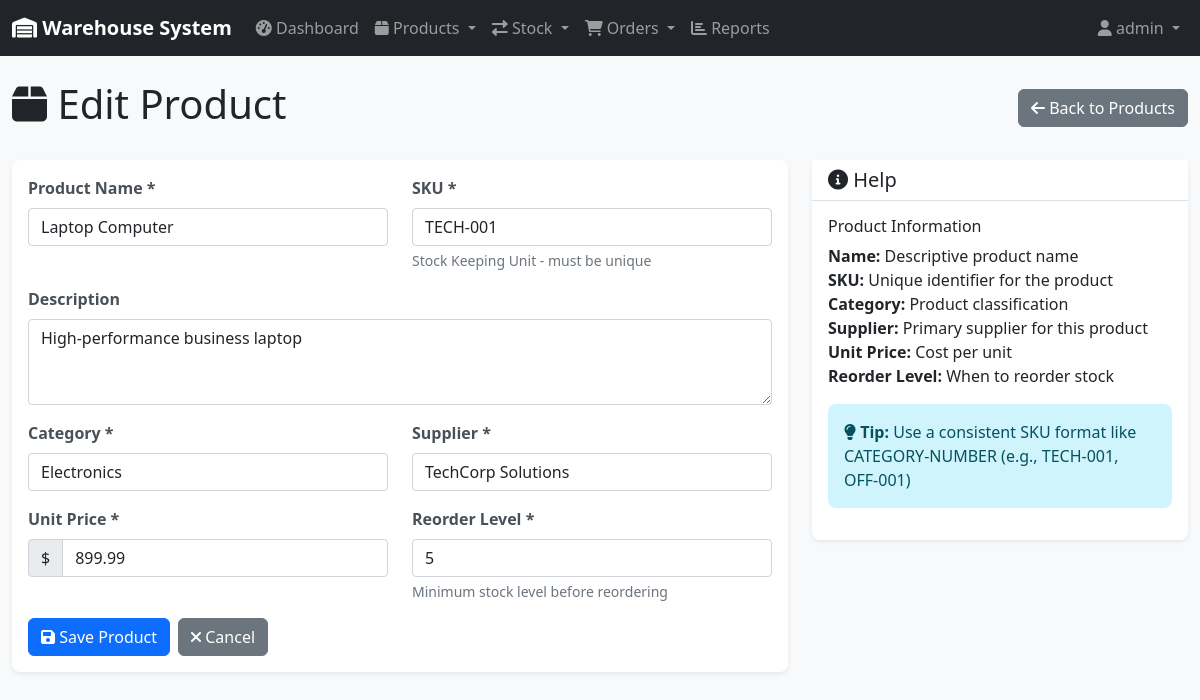
Screenshot of /products/1/edit/ (signed in) with the database file from the repository.
### inventory/models.py (models this page shows, shortened)
class Product(models.Model):
    name = models.CharField(max_length=200)
    sku = models.CharField(max_length=50, unique=True, help_text="Stock Keeping Unit")
    description = models.TextField(blank=True)
    category = models.ForeignKey(Category, on_delete=models.CASCADE, related_name='products')
    supplier = models.ForeignKey(Supplier, on_delete=models.CASCADE, related_name='products')
    unit_price = models.DecimalField(max_digits=10, decimal_places=2, validators=[MinValueValidator(Decimal('0.01'))])
    reorder_level = models.PositiveIntegerField(default=10, help_text="Minimum stock level before reordering")
    created_at = models.DateTimeField(auto_now_add=True)
    updated_at = models.DateTimeField(auto_now=True)
    class Meta:
        ordering = ['name']

### inventory/views.py (the view)
# urls.py: path('products/<int:pk>/edit/', views.product_edit, name='product_edit'),
@login_required
def product_edit(request, pk):
    product = get_object_or_404(Product, pk=pk)
    if request.method == 'POST':
        form = ProductForm(request.POST, instance=product)
        if form.is_valid():
            form.save()
            messages.success(request, 'Product updated successfully!')
            return redirect('product_detail', pk=product.pk)
    else:
        form = ProductForm(instance=product)
    return render(request, 'inventory/product_form.html', {'form': form, 'title': 'Edit Product'})

### inventory/forms.py
class ProductForm(forms.ModelForm):
    class Meta:
        model = Product
        fields = ['name', 'sku', 'description', 'category', 'supplier', 'unit_price', 'reorder_level']
        widgets = {
            'name': forms.TextInput(attrs={'class': 'form-control'}),
            'sku': forms.TextInput(attrs={'class': 'form-control'}),
            'description': forms.Textarea(attrs={'class': 'form-control', 'rows': 3}),
            'category': forms.Select(attrs={'class': 'form-control'}),
            'supplier': forms.Select(attrs={'class': 'form-control'}),
            'unit_price': forms.NumberInput(attrs={'class': 'form-control', 'step': '0.01'}),
            'reorder_level': forms.NumberInput(attrs={'class': 'form-control'}),
        }

### inventory/models.py (called while the page is built)
    def __str__(self):
        return self.name

    def __str__(self):
        return self.name

### templates/inventory/product_form.html (shortened to what this page needs)
{% extends 'base.html' %}
{% block content %}
<div class="row">
    <div class="col-12">
        <div class="d-flex justify-content-between align-items-center mb-4">
            <h1><i class="fas fa-box"></i> {{ title }}</h1>
            <a href="{% url 'product_list' %}" class="btn btn-secondary">
                <i class="fas fa-arrow-left"></i> Back to Products
            </a>
        </div>
    </div>
</div>
<div class="row">
    <div class="col-md-8">
        <div class="card">
            <div class="card-body">
                <form method="post">
                    <div class="row">
                        <div class="col-md-6">
                            <div class="mb-3">
                                <label for="{{ form.name.id_for_label }}" class="form-label">Product Name *</label>
                                {{ form.name }}
                            </div>
                        </div>
                        <div class="col-md-6">
                            <div class="mb-3">
                                <label for="{{ form.sku.id_for_label }}" class="form-label">SKU *</label>
                                {{ form.sku }}
                                <div class="form-text">Stock Keeping Unit - must be unique</div>
                            </div>
                        </div>
                    </div>
                    <div class="mb-3">
                        <label for="{{ form.description.id_for_label }}" class="form-label">Description</label>
                        {{ form.description }}
                    </div>
                    <div class="row">
                        <div class="col-md-6">
                            <div class="mb-3">
                                <label for="{{ form.category.id_for_label }}" class="form-label">Category *</label>
                                {{ form.category }}
                            </div>
                        </div>
                        <div class="col-md-6">
                            <div class="mb-3">
                                <label for="{{ form.supplier.id_for_label }}" class="form-label">Supplier *</label>
                                {{ form.supplier }}
                            </div>
                        </div>
                    </div>
                    <div class="row">
                        <div class="col-md-6">
                            <div class="mb-3">
                                <label for="{{ form.unit_price.id_for_label }}" class="form-label">Unit Price *</label>
                                <div class="input-group">
                                    <span class="input-group-text">$</span>
                                    {{ form.unit_price }}
                                </div>
                            </div>
                        </div>
                        <div class="col-md-6">
                            <div class="mb-3">
                                <label for="{{ form.reorder_level.id_for_label }}" class="form-label">Reorder Level *</label>
                                {{ form.reorder_level }}
                                <div class="form-text">Minimum stock level before reordering</div>
                            </div>
                        </div>
                    </div>
                    <div class="d-flex gap-2">
                        <button type="submit" class="btn btn-primary">
                            <i class="fas fa-save"></i> Save Product
                        </button>
                        <a href="{% url 'product_list' %}" class="btn btn-secondary">
                            <i class="fas fa-times"></i> Cancel
                        </a>
                    </div>
                </form>
            </div>
        </div>
    </div>
    <div class="col-md-4">
        <div class="card">
            <div class="card-header">
                <h5 class="mb-0"><i class="fas fa-info-circle"></i> Help</h5>
            </div>
            <div class="card-body">
                <h6>Product Information</h6>
                <ul class="list-unstyled">
                    <li><strong>Name:</strong> Descriptive product name</li>
                    <li><strong>SKU:</strong> Unique identifier for the product</li>
                    <li><strong>Category:</strong> Product classification</li>
                    <li><strong>Supplier:</strong> Primary supplier for this product</li>
                    <li><strong>Unit Price:</strong> Cost per unit</li>
                    <li><strong>Reorder Level:</strong> When to reorder stock</li>
                </ul>
                <div class="alert alert-info">
                    <i class="fas fa-lightbulb"></i>
                    <strong>Tip:</strong> Use a consistent SKU format like CATEGORY-NUMBER (e.g., TECH-001, OFF-001)
                </div>
            </div>
        </div>
    </div>
</div>
{% endblock %}

### templates/base.html (shortened to what this page needs)
<!DOCTYPE html>
<html lang="en">
<head>
    <link href="https://cdn.jsdelivr.net/npm/bootstrap@5.1.3/dist/css/bootstrap.min.css" rel="stylesheet">
    <link href="https://cdnjs.cloudflare.com/ajax/libs/font-awesome/6.0.0/css/all.min.css" rel="stylesheet">
    {% load static %}
    <link href="{% static 'css/style.css' %}" rel="stylesheet">
</head>
<body>
    <nav class="navbar navbar-expand-lg navbar-dark bg-dark">
        <div class="container-fluid">
            <a class="navbar-brand" href="{% url 'dashboard' %}">
                <i class="fas fa-warehouse"></i> Warehouse System
            </a>
            <div class="collapse navbar-collapse" id="navbarNav">
                {% if user.is_authenticated %}
                <ul class="navbar-nav me-auto">
                    <li class="nav-item">
                        <a class="nav-link" href="{% url 'dashboard' %}">
                            <i class="fas fa-tachometer-alt"></i> Dashboard
                        </a>
                    </li>
                    <li class="nav-item dropdown">
                        <a class="nav-link dropdown-toggle" href="#" id="productsDropdown" role="button" data-bs-toggle="dropdown">
                            <i class="fas fa-box"></i> Products
                        </a>
                    </li>
                    <li class="nav-item dropdown">
                        <a class="nav-link dropdown-toggle" href="#" id="stockDropdown" role="button" data-bs-toggle="dropdown">
                            <i class="fas fa-exchange-alt"></i> Stock
                        </a>
                    </li>
                    <li class="nav-item dropdown">
                        <a class="nav-link dropdown-toggle" href="#" id="ordersDropdown" role="button" data-bs-toggle="dropdown">
                            <i class="fas fa-shopping-cart"></i> Orders
                        </a>
                    </li>
                    <li class="nav-item">
                        <a class="nav-link" href="{% url 'reports' %}">
                            <i class="fas fa-chart-bar"></i> Reports
                        </a>
                    </li>
                </ul>
                <ul class="navbar-nav">
                    <li class="nav-item dropdown">
                        <a class="nav-link dropdown-toggle" href="#" id="userDropdown" role="button" data-bs-toggle="dropdown">
                            <i class="fas fa-user"></i> {{ user.username }}
                        </a>
                    </li>
                </ul>
                {% endif %}
            </div>
        </div>
    </nav>
    <div class="container-fluid mt-4">
        {% block content %}{% endblock %}
    </div>
</body>
</html>

### static/css/style.css (style rules this page uses)
body { font-family: 'Segoe UI', Tahoma, Geneva, Verdana, sans-serif; background-color: #f8f9fa; }
.navbar-brand { font-weight: bold; }
.card { border: none; box-shadow: 0 0.125rem 0.25rem rgba(0, 0, 0, 0.075); border-radius: 0.5rem; }
.card-header { background-color: #fff; border-bottom: 1px solid #dee2e6; font-weight: 600; }
.btn { border-radius: 0.375rem; }
.form-label { font-weight: 600; color: #495057; }
.alert { border: none; border-radius: 0.5rem; }

### rows the page displays
Product: name "Laptop Computer", sku "TECH-001", description "High-performance business laptop", category "Electronics", supplier "TechCorp Solutions", unit_price "899.99", reorder_level "5"

### other values shown
{{ user.username }} "admin"
{{ title }} "Edit Product"
